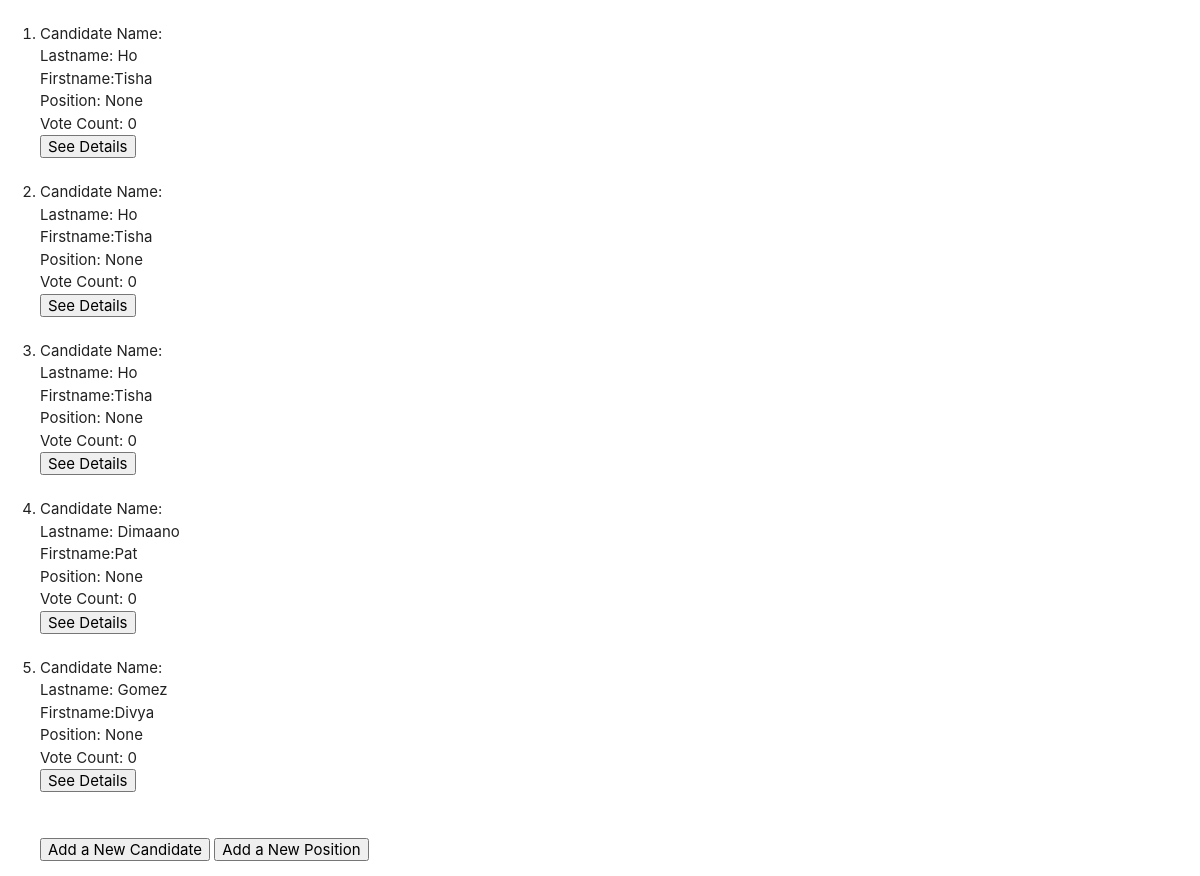
The page /votes/ on the database its author committed.
### votes/models.py (models this page shows, shortened)
class Candidate(models.Model):
    firstname = models.CharField(max_length=100)
    lastname = models.CharField(max_length=100)
    position = models.ForeignKey(Position,
                on_delete=models.CASCADE,
                related_name='positions',
                null=True, blank=True)
    birthdate = models.DateField("Birthdate")
    platform = models.TextField(max_length=500)

### votes/views.py (the view)
# urls.py: path('', views.index, name='index'),
def index(request):
    context = {}
    candidates = Candidate.objects.all()
    context['candidates'] = candidates
    return render(request, 'index.html', context)

### votes/templates/index.html (shortened to what this page needs)
{% extends 'base.html' %}
{% block body %}
  <ol>
  <br />
  {% for candidate in candidates %}
  <li>
  Candidate Name: <br />
    Lastname: {{ candidate.lastname }} <br />
    Firstname:{{ candidate.firstname }} <br />
    Position: {{ candidate.position }} <br />
    Vote Count: {{ candidate.candidates.all.count }} <br />
    <a href="{% url 'votes:candidate_detail' candidate.id%}"><input type="submit" value="See Details"></a><br />
    <br />
  </li>
  {% endfor %} <br />
  <a href="{% url 'votes:candidate_create' %}"><input type="submit" value="Add a New Candidate"></a>
  <a href="{% url 'votes:position_create' %}"><input type="submit" value="Add a New Position"></a>
{% endblock %}

### votes/templates/base.html (shortened to what this page needs)
{% load static %}
<html>
  <head>
    <link rel="stylesheet" type="text/css" href="{% static 'votes/materialize/css/materialize.min.css' %}">
  </head>
  <body>
    {% block body %}{% endblock %}
  </body>
</html>

### rows shown on the page
Candidate: lastname "Ho", firstname "Tisha", position "None", candidates.all.count "0"
Candidate: lastname "Ho", firstname "Tisha", position "None", candidates.all.count "0"
Candidate: lastname "Ho", firstname "Tisha", position "None", candidates.all.count "0"
Candidate: lastname "Dimaano", firstname "Pat", position "None", candidates.all.count "0"
Candidate: lastname "Gomez", firstname "Divya", position "None", candidates.all.count "0"
